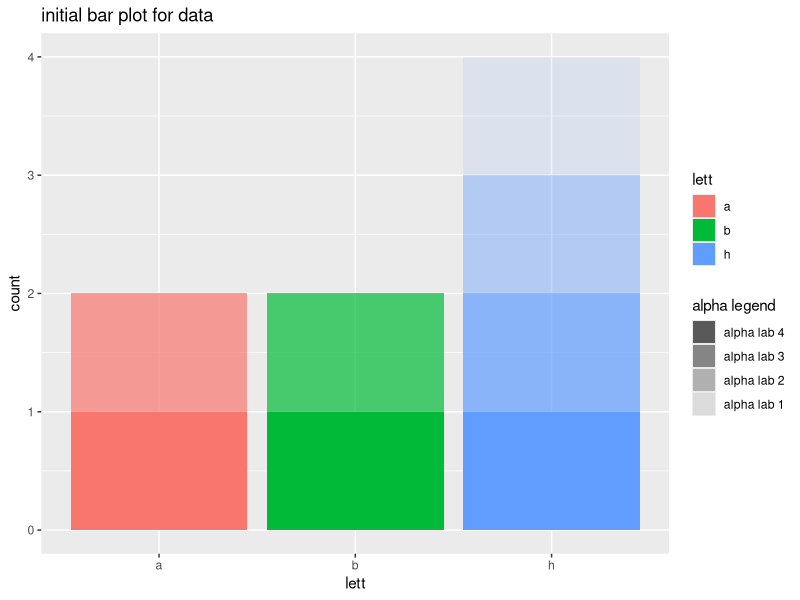

The R source for this figure: (Note: this script raises an error after producing the figure.)
library(ggplot2)
myleg<-read.csv(text="lett,num
a,1
a,2
b,1
b,2
h,1
h,2
h,3
h,4")
ggplot(myleg,aes(lett,alpha=factor(num),fill=lett)) +geom_bar(position=position_stack(reverse=T)) +scale_alpha_discrete(range=c(1,.1), name="alpha legend",labels=c("alpha lab 4","alpha lab 3","alpha lab 2", "alpha lab 1")) +labs(title="initial bar plot for data")

library(ggplot2)
library(grid)
library(gridExtra)
myleg <- structure(list(lett = structure(c(1L, 1L, 2L, 2L, 3L, 3L, 3L,
                                           3L), .Label = c("a", "b", "h"), class = "factor"), num = c(1L, 
                                                                                                      2L, 1L, 2L, 1L, 2L, 3L, 4L)), .Names = c("lett", "num"), 
                   class = "data.frame", row.names = c(NA, -8L))

getLegend <- function(p) {
  g <- ggplotGrob(p)
  k <- which(g$layout$name=="guide-box")
  g$grobs[[k]]
}

p1 <- ggplot(myleg,aes(lett,alpha=factor(num),fill=lett)) +geom_bar(position="stack",fill="#f8766d") +scale_alpha_discrete(name="red legend",labels=c("red lab 2","red lab 1"),breaks=c("3","4"))
p2 <- ggplot(myleg,aes(lett,alpha=factor(num),fill=lett)) +geom_bar(position="stack",fill="#00ba38") +scale_alpha_discrete(name="green legend",labels=c("green lab 2","green lab 1"),breaks=c("3","4"))
p3 <- ggplot(myleg,aes(lett,alpha=factor(num),fill=lett)) +geom_bar(position="stack",fill="#619cff") +scale_alpha_discrete(name="blue legend",labels=c("blue lab 4","blue lab 3","blue lab 2", "blue lab 1"))

p <- ggplot(myleg,aes(lett,alpha=factor(num),fill=lett)) +
  geom_bar(position=position_stack(reverse=T)) +
  scale_alpha_discrete(range=c(1,.1), name="alpha legend",
                       labels=c("alpha lab 4","alpha lab 3","alpha lab 2", "alpha lab 1")) +
  labs(title="initial bar plot for data")
g <- ggplotGrob(p)

k <- which(g$layout$name=="guide-box")
g$grobs[[k]] <- grid.arrange(getLegend(p1),getLegend(p2),getLegend(p3),ncol=1)
grid.draw(g)
